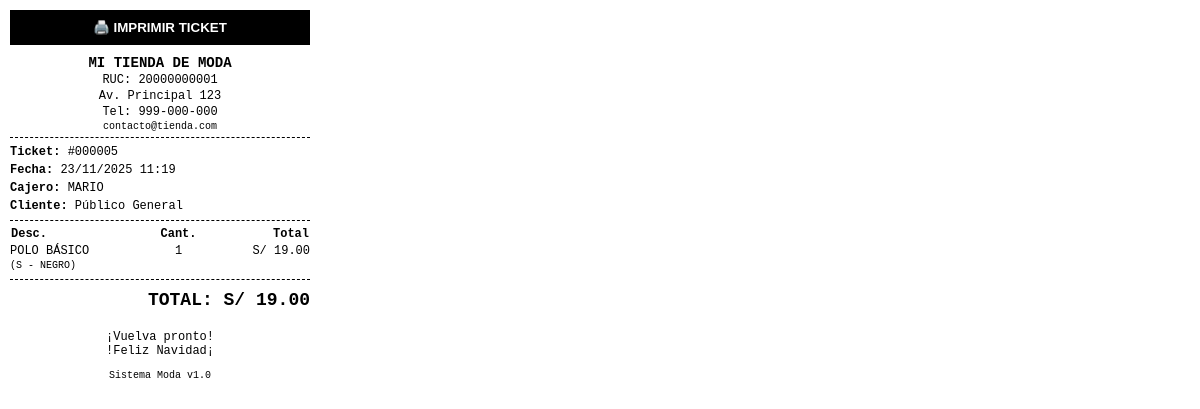
The page /ventas/imprimir/5 (signed in) on the database its author committed.
### tables this page shows
CREATE TABLE IF NOT EXISTS `empresa` (
  `id` int NOT NULL,
  `nombre` varchar(100) DEFAULT NULL,
  `ruc` varchar(20) DEFAULT NULL,
  `direccion` text,
  `telefono` varchar(20) DEFAULT NULL,
  `email` varchar(100) DEFAULT NULL,
  `mensaje_ticket` text,
  `moneda` varchar(5) DEFAULT 'S/',
  PRIMARY KEY (`id`)
);

CREATE TABLE IF NOT EXISTS `ventas` (
  `id` int NOT NULL AUTO_INCREMENT,
  `usuario_id` int NOT NULL,
  `cliente_id` int DEFAULT '1',
  `fecha` datetime DEFAULT CURRENT_TIMESTAMP,
  `total` decimal(10,2) DEFAULT NULL,
  `estado` enum('completada','anulada') DEFAULT 'completada',
  `motivo_anulacion` text,
  `fecha_anulacion` datetime DEFAULT NULL,
  `usuario_anulacion_id` int DEFAULT NULL,
  PRIMARY KEY (`id`),
  KEY `cliente_id` (`cliente_id`),
  CONSTRAINT `ventas_ibfk_1` FOREIGN KEY (`cliente_id`) REFERENCES `clientes` (`id`)
);

CREATE TABLE IF NOT EXISTS `usuarios` (
  `id` int NOT NULL AUTO_INCREMENT,
  `nombre` varchar(100) NOT NULL,
  `email` varchar(100) NOT NULL,
  `password` varchar(255) NOT NULL,
  `rol` enum('admin','vendedor') DEFAULT 'vendedor',
  `activo` tinyint(1) DEFAULT '1',
  PRIMARY KEY (`id`),
  UNIQUE KEY `correo` (`email`)
);

CREATE TABLE IF NOT EXISTS `clientes` (
  `id` int NOT NULL AUTO_INCREMENT,
  `nombre` varchar(100) NOT NULL,
  `documento` varchar(20) DEFAULT NULL,
  `telefono` varchar(20) DEFAULT NULL,
  `correo` varchar(100) DEFAULT NULL,
  `direccion` text,
  `activo` tinyint(1) DEFAULT '1',
  `fecha_registro` datetime DEFAULT CURRENT_TIMESTAMP,
  PRIMARY KEY (`id`)
);

CREATE TABLE IF NOT EXISTS `venta_detalles` (
  `id` int NOT NULL AUTO_INCREMENT,
  `venta_id` int NOT NULL,
  `variante_id` int NOT NULL,
  `cantidad` int NOT NULL,
  `precio_unitario` decimal(10,2) DEFAULT NULL,
  `subtotal` decimal(10,2) DEFAULT NULL,
  PRIMARY KEY (`id`),
  KEY `venta_id` (`venta_id`),
  KEY `variante_id` (`variante_id`),
  CONSTRAINT `venta_detalles_ibfk_1` FOREIGN KEY (`venta_id`) REFERENCES `ventas` (`id`),
  CONSTRAINT `venta_detalles_ibfk_2` FOREIGN KEY (`variante_id`) REFERENCES `producto_variantes` (`id`)
);

CREATE TABLE IF NOT EXISTS `productos` (
  `id` int NOT NULL AUTO_INCREMENT,
  `codigo_barras_base` varchar(50) DEFAULT NULL,
  `nombre` varchar(200) NOT NULL,
  `descripcion` text,
  `activo` tinyint(1) DEFAULT '1',
  `categoria_id` int DEFAULT NULL,
  `precio_compra` decimal(10,2) DEFAULT NULL,
  `precio_venta` decimal(10,2) DEFAULT NULL,
  `imagen` varchar(255) DEFAULT NULL,
  `fecha_creacion` datetime DEFAULT CURRENT_TIMESTAMP,
  PRIMARY KEY (`id`),
  KEY `categoria_id` (`categoria_id`),
  CONSTRAINT `productos_ibfk_1` FOREIGN KEY (`categoria_id`) REFERENCES `categorias` (`id`)
);

CREATE TABLE IF NOT EXISTS `producto_variantes` (
  `id` int NOT NULL AUTO_INCREMENT,
  `producto_id` int NOT NULL,
  `talla` varchar(10) NOT NULL,
  `color` varchar(50) NOT NULL,
  `stock_actual` int DEFAULT '0',
  `stock_minimo` int DEFAULT '5',
  `codigo_barras_variante` varchar(50) DEFAULT NULL,
  PRIMARY KEY (`id`),
  KEY `producto_id` (`producto_id`),
  CONSTRAINT `producto_variantes_ibfk_1` FOREIGN KEY (`producto_id`) REFERENCES `productos` (`id`) ON DELETE CASCADE
);

### app/controllers/VentasController.php (called while the page is built, shortened)
<?php
class VentasController {
    public function imprimir($id) {
        require_once '../app/models/Venta.php';
        require_once '../app/models/Empresa.php';
        $ventaModel = new Venta();
        $empresaModel = new Empresa();
        $venta = $ventaModel->obtenerVenta($id);
        $detalles = $ventaModel->obtenerDetalles($id);
        $empresa = $empresaModel->obtener();
        require_once '../app/views/ventas/ticket.php';
    }
}

### app/models/Empresa.php (called while the page is built, shortened)
<?php
require_once '../app/core/Database.php';
class Empresa {
    private $conn;
    public function __construct() {
        $db = new Database();
        $this->conn = $db->getConnection();
    }
    public function obtener() {
        $sql = "SELECT * FROM empresa WHERE id = 1";
        $stmt = $this->conn->prepare($sql);
        $stmt->execute();
        return $stmt->fetch(PDO::FETCH_ASSOC);
    }
}

### app/core/Database.php (called while the page is built, shortened)
<?php
class Database {
    private $host;
    private $db_name;
    private $username;
    private $password;
    public function __construct() {
        $this->host     = getenv('DB_HOST')     ?: 'localhost';
        $this->db_name  = getenv('DB_NAME')     ?: 'sistema_moda';
        $this->username = getenv('DB_USER')     ?: 'root';
        $this->password = getenv('DB_PASS')     ?: '';
    }
    public function getConnection() {
        $this->conn = null;
        try {
            $this->conn = new PDO(
                "mysql:host=" . $this->host . ";dbname=" . $this->db_name . ";charset=utf8mb4",
                $this->username,
                $this->password
            );
            $this->conn->exec("set names utf8mb4");
            $this->conn->setAttribute(PDO::ATTR_ERRMODE, PDO::ERRMODE_EXCEPTION);
            $this->conn->setAttribute(PDO::ATTR_DEFAULT_FETCH_MODE, PDO::FETCH_ASSOC);
        } catch(PDOException $exception) {
            echo "Error de conexión: " . $exception->getMessage();
        }
        return $this->conn;
    }
}

### app/models/Venta.php (called while the page is built, shortened)
<?php
require_once '../app/core/Database.php';
class Venta {
    private $conn;
    public function __construct() {
        $database = new Database();
        $this->conn = $database->getConnection();
    }
    public function obtenerVenta($id) {
        $sql = "SELECT v.*,
                       u.nombre as vendedor,
                       c.nombre as cliente_nombre,
                       c.documento as cliente_doc
                FROM ventas v
                JOIN usuarios u ON v.usuario_id = u.id
                JOIN clientes c ON v.cliente_id = c.id
                WHERE v.id = :id";
        $stmt = $this->conn->prepare($sql);
        $stmt->execute([':id' => $id]);
        return $stmt->fetch(PDO::FETCH_ASSOC);
    }
    public function obtenerDetalles($venta_id) {
        $sql = "SELECT d.*, p.nombre, v.talla, v.color
                FROM venta_detalles d
                JOIN producto_variantes v ON d.variante_id = v.id
                JOIN productos p ON v.producto_id = p.id
                WHERE d.venta_id = :vid";
        $stmt = $this->conn->prepare($sql);
        $stmt->execute([':vid' => $venta_id]);
        return $stmt->fetchAll(PDO::FETCH_ASSOC);
    }
}

### app/views/ventas/ticket.php (the view, shortened to what this page needs)
<!DOCTYPE html>
<html lang="es">
<head>
</head>
<body>
    <button onclick="window.print()" class="no-print btn-print">🖨️ IMPRIMIR TICKET</button>
    <div class="text-center">
        <h3 style="margin: 0;"><?= strtoupper($empresa['nombre']) ?></h3>
        <p style="margin: 2px 0;">RUC: <?= $empresa['ruc'] ?></p>
        <p style="margin: 2px 0;"><?= $empresa['direccion'] ?></p>
        <p style="margin: 2px 0;">Tel: <?= $empresa['telefono'] ?></p>
        <?php if(!empty($empresa['email'])): ?>
            <p style="margin: 2px 0; font-size: 10px;"><?= $empresa['email'] ?></p>
        <?php endif; ?>
    </div>
    <div class="line"></div>
    <div style="line-height: 1.5;">
        <strong>Ticket:</strong> #<?= str_pad($venta['id'], 6, '0', STR_PAD_LEFT) ?><br>
        <strong>Fecha:</strong> <?= date('d/m/Y H:i', strtotime($venta['fecha'])) ?><br>
        <strong>Cajero:</strong> <?= $venta['vendedor'] ?><br>
        <strong>Cliente:</strong> <?= $venta['cliente_nombre'] ?><br>
    </div>
    <div class="line"></div>
    <table>
        <thead>
            <tr>
                <th style="text-align:left">Desc.</th>
                <th style="text-align:center">Cant.</th>
                <th style="text-align:right">Total</th>
            </tr>
        </thead>
        <tbody>
            <?php foreach($detalles as $item): ?>
            <tr>
                <td>
                    <?= $item['nombre'] ?><br>
                    <small>(<?= $item['talla'] ?> - <?= $item['color'] ?>)</small>
                </td>
                <td class="text-center"><?= $item['cantidad'] ?></td>
                <td class="text-right">S/ <?= number_format($item['subtotal'], 2) ?></td>
            </tr>
            <?php endforeach; ?>
        </tbody>
    </table>
    <div class="line"></div>
    <div class="text-right">
        <h2 style="margin: 10px 0;">TOTAL: S/ <?= number_format($venta['total'], 2) ?></h2>
    </div>
    <div class="text-center" style="margin-top: 20px;">
        <p><?= nl2br($empresa['mensaje_ticket']) ?></p>
        <p style="font-size: 10px; margin-top: 10px;">Sistema Moda v1.0</p>
    </div>
</body>
</html>

### app/views/ventas/ticket.php (style rules this page uses)
body { font-family: 'Courier New', Courier, monospace; font-size: 12px; margin: 0; padding: 10px; width: 300px; }
.text-center { text-align: center; }
.text-right { text-align: right; }
.line { border-bottom: 1px dashed #000; margin: 5px 0; }
table { width: 100%; border-collapse: collapse; }
td { padding: 2px 0; vertical-align: top; }
.btn-print { background: #000; color: #fff; border: none; padding: 10px; width: 100%; cursor: pointer; margin-bottom: 10px; font-family: sans-serif; font-weight: bold; }

### rows shown on the page
empresa: nombre "MI TIENDA DE MODA", ruc "20000000001", direccion "Av. Principal 123", telefono "999-000-000", email "contacto@tienda.com", mensaje_ticket "¡Vuelva pronto! !Feliz Navidad¡"
ventas: id "000005", fecha "23/11/2025 11:19", usuario.nombre "MARIO", cliente.nombre "Público General", total "19.00"
venta_detalles: productos.nombre "POLO BÁSICO", variante.talla "S", variante.color "NEGRO", cantidad "1", subtotal "19.00"
